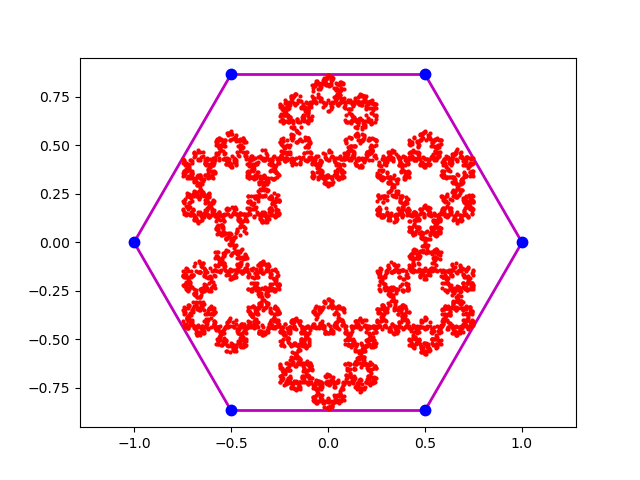

Source code (Python):
#! /usr/bin/env python3
#
def hexagon_chaos_test ( ):

#*****************************************************************************80
#
## hexagon_chaos_test() tests hexagon_chaos().
#
#  Licensing:
#
#    This code is distributed under the MIT license. 
#
#  Modified:
#
#    23 April 2026
#
#  Author:
#
#    John Burkardt
#
  from numpy.random import default_rng
  import matplotlib
  import numpy as np
  import platform

  print ( '' )
  print ( 'hexagon_chaos_test():' )
  print ( '  matplotlib version: ' + matplotlib.__version__ )
  print ( '  numpy version:      ' + np.version.version )
  print ( '  python version:     ' + platform.python_version ( ) )
  print ( '  hexagon_chaos() uses an iterated map to plot a hexagon fractal.' )

  rng = default_rng ( )

  n = 5000
  print ( '  Apply the map', n, ' times.' )
  hexagon_chaos ( n, rng )
#
#  Terminate.
#
  print ( '' )
  print ( 'hexagon_chaos_test():' )
  print ( '  Normal end of execution.' )

  return

def hexagon_chaos ( n, rng ):

#*****************************************************************************80
#
## hexagon_chaos() draws a fractal by applying randomly chosen maps.
#
#  Discussion:
#
#    An initial point p inside the unit hexagon is randomly chosen.
#    On each iteration, a side of the hexagon is chosen at random,
#    and p plus this side forms a triangle.  The next p is the barycenter
#    of this triangle - which is simply the average of p and the two
#    hexagon vertices.
#
#    The set of points p will gradually display a fractal of hexagons.
#
#  Licensing:
#
#    This code is distributed under the MIT license.
#
#  Modified:
#
#    23 April 2026
#
#  Author:
#
#    John Burkardt.
#
#  Reference:
#
#    John D Cook,
#    Random Hexagon Fractal,
#    https://www.johndcook.com/blog/2026/04/09/random-hexagon-fractal/
#    Posted 09 April 2026.
#
#  Input:
#
#    integer n: the number of times the mapping is to be applied.
#
#    rng, the random number generator.
#
  import matplotlib.pyplot as plt
#
#  Define vertices of unit hexagon.
#
  v = hexagon01_vertices ( )
#
#  Pick a random starting point in the hexagon.
#
  p = hexagon01_sample ( rng )
#
#  Iterate the map n times.
#
  plt.clf ( )
#
#  Hexagon edges.
#
  i = 5
  for ip1 in range ( 0, 6 ):
    plt.plot ( [v[i,0],v[ip1,0]], [v[i,1],v[ip1,1]], 'm-', linewidth = 2 )
    i = ip1
#
#  Hexagon vertices.
#
  for i in range ( 0, 6 ):
    plt.plot ( v[i,0], v[i,1], 'b.', markersize = 15 )
#
#  Chaos points.
#
  for i in range ( 0, n ):
#
#  Randomly pick the hexagon side with vertices v(j) and v(j+1).
#
    j = rng.integers ( low = 0, high = 6, endpoint = False )
    k = ( ( j + 1 ) % 6 )
#
#  Average the current point and the two vertices.
#  We are computing the barycenter of the triangle we have formed.
#
    p = ( p + v[j,:] + v[k,:] ) / 3.0
#
#  Display the new point.
#
    plt.plot ( p[0], p[1], 'ro', markersize = 2 )

  plt.axis ( 'equal' )
  filename = 'hexagon_chaos.png'
  plt.savefig ( filename )
  print ( '  Graphics saved as "' + filename + '"' )

  return

def hexagon01_sample ( rng ):

#*****************************************************************************80
#
## hexagon01_sample() samples uniformly from the regular unit hexagon.
#
#  Discussion:
#
#    The unit hexagon has center (0,0) and "radius" 1.
#
#  Licensing:
#
#    This code is distributed under the MIT license. 
#
#  Modified:
#
#    23 April 2026
#
#  Author:
#
#    John Burkardt
#
#  Input:
#
#    rng: the current random number generator.
#
#  Output:
#
#    real P(2), the sample point.
#
  import numpy as np
#
#  Set basis vectors for each rhombus.
#
  v = np.array ( [ \
    [ -1.0,   0.0 ], \
    [  0.5,   np.sqrt ( 3.0 ) / 2.0 ], \
    [  0.5, - np.sqrt ( 3.0 ) / 2.0 ], \
    [ -1.0,   0.0 ] ] )
#
#  Assign the point randomly to rhombus 0, 1 or 2.
#
  rh = rng.integers ( low = 0, high = 2, endpoint = True )
#
#  Set barycentric coordinates of the point in its rhombus.
#
  r = rng.random ( 2 )
#
#  Convert to physical coordinates.
#
  if ( rh == 0 ):
    p = np.dot ( r[:], v[0:2,0:2] )
  elif ( rh == 1 ):
    p = np.dot ( r[:], v[1:3,0:2] )
  else:
    p = np.dot ( r[:], v[2:4,0:2] )

  return p

def hexagon01_vertices ( ):

#*****************************************************************************80
#
## hexagon01_vertices() returns the vertices of the unit hexagon.
#
#  Discussion:
#
#    The unit hexagon has maximum radius 1, and is the hull of the points
#
#      (   1,              0 ),
#      (   0.5,   sqrt (3)/2 ),
#      ( - 0.5,   sqrt (3)/2 ),
#      ( - 1,              0 ),
#      ( - 0.5, - sqrt (3)/2 ),
#      (   0.5, - sqrt (3)/2 ).
#
#      120_____60
#        /     \
#    180/       \0
#       \       /
#        \_____/
#      240     300
#
#  Licensing:
#
#    This code is distributed under the MIT license.
#
#  Modified:
#
#    23 April 2026
#
#  Author:
#
#    John Burkardt
#
#  Output:
#
#    real V(6,2), the coordinates of the vertices.
#
  import numpy as np

  a = np.sqrt ( 3.0 ) / 2.0

  v = np.array ( [ \
   [  1.0, 0.0 ], \
   [  0.5,   a ], \
   [ -0.5,   a ], \
   [ -1.0, 0.0 ], \
   [ -0.5,  -a ], \
   [  0.5,  -a ] ] )

  return v

def timestamp ( ):

#*****************************************************************************80
#
## timestamp() prints the date as a timestamp.
#
#  Licensing:
#
#    This code is distributed under the MIT license. 
#
#  Modified:
#
#    06 April 2013
#
#  Author:
#
#    John Burkardt
#
  import time

  t = time.time ( )
  print ( time.ctime ( t ) )

  return

if ( __name__ == '__main__' ):
  timestamp ( )
  hexagon_chaos_test ( )
  timestamp ( )
